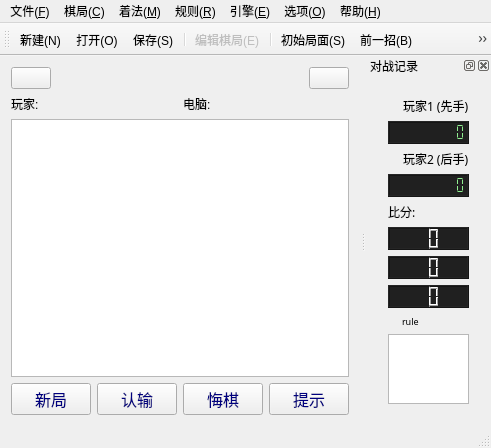
<?xml version="1.0" encoding="UTF-8"?>
<ui version="4.0">
 <class>MillGameWindowClass</class>
 <widget class="QMainWindow" name="MillGameWindowClass">
  <property name="geometry">
   <rect>
    <x>0</x>
    <y>0</y>
    <width>491</width>
    <height>432</height>
   </rect>
  </property>
  <property name="windowTitle">
   <string>三棋</string>
  </property>
  <widget class="QWidget" name="centralWidget">
   <property name="sizePolicy">
    <sizepolicy hsizetype="Expanding" vsizetype="Expanding">
     <horstretch>3</horstretch>
     <verstretch>3</verstretch>
    </sizepolicy>
   </property>
   <property name="autoFillBackground">
    <bool>false</bool>
   </property>
   <layout class="QVBoxLayout" name="verticalLayout_3">
    <item>
     <layout class="QHBoxLayout" name="horizontalLayout_6">
      <item>
       <widget class="QPushButton" name="pushButton_back">
        <property name="text">
         <string/>
        </property>
        <property name="icon">
         <iconset resource="gamewindow.qrc">
          <normaloff>:/icon/resources/icon/ic_reply_black_48dp.png</normaloff>:/icon/resources/icon/ic_reply_black_48dp.png</iconset>
        </property>
       </widget>
      </item>
      <item>
       <spacer name="horizontalSpacer">
        <property name="orientation">
         <enum>Qt::Horizontal</enum>
        </property>
        <property name="sizeHint" stdset="0">
         <size>
          <width>40</width>
          <height>20</height>
         </size>
        </property>
       </spacer>
      </item>
      <item>
       <widget class="QPushButton" name="pushButton_option">
        <property name="text">
         <string/>
        </property>
        <property name="icon">
         <iconset resource="gamewindow.qrc">
          <normaloff>:/icon/resources/icon/ic_menu_black_48dp.png</normaloff>:/icon/resources/icon/ic_menu_black_48dp.png</iconset>
        </property>
       </widget>
      </item>
     </layout>
    </item>
    <item>
     <layout class="QHBoxLayout" name="horizontalLayout_3">
      <item>
       <widget class="QLabel" name="label_2">
        <property name="text">
         <string>玩家:</string>
        </property>
       </widget>
      </item>
      <item>
       <widget class="QLabel" name="label">
        <property name="text">
         <string>电脑:</string>
        </property>
       </widget>
      </item>
     </layout>
    </item>
    <item>
     <widget class="GameView" name="gameView">
      <property name="sizePolicy">
       <sizepolicy hsizetype="Expanding" vsizetype="Expanding">
        <horstretch>10</horstretch>
        <verstretch>10</verstretch>
       </sizepolicy>
      </property>
      <property name="minimumSize">
       <size>
        <width>240</width>
        <height>240</height>
       </size>
      </property>
      <property name="styleSheet">
       <string notr="true">background-image: url(:/image/resources/image/background.png);</string>
      </property>
      <property name="verticalScrollBarPolicy">
       <enum>Qt::ScrollBarAlwaysOff</enum>
      </property>
      <property name="horizontalScrollBarPolicy">
       <enum>Qt::ScrollBarAlwaysOff</enum>
      </property>
     </widget>
    </item>
    <item>
     <layout class="QHBoxLayout" name="horizontalLayout">
      <item>
       <widget class="QPushButton" name="pushButton_newGame">
        <property name="font">
         <font>
          <family>黑体</family>
          <pointsize>12</pointsize>
         </font>
        </property>
        <property name="styleSheet">
         <string notr="true">color: rgb(0, 0, 127);</string>
        </property>
        <property name="text">
         <string>新局</string>
        </property>
        <property name="icon">
         <iconset resource="gamewindow.qrc">
          <normaloff>:/icon/resources/icon/ic_radio_button_on_black_48dp.png</normaloff>:/icon/resources/icon/ic_radio_button_on_black_48dp.png</iconset>
        </property>
        <property name="iconSize">
         <size>
          <width>24</width>
          <height>24</height>
         </size>
        </property>
        <property name="flat">
         <bool>false</bool>
        </property>
       </widget>
      </item>
      <item>
       <widget class="QPushButton" name="pushButton_giveUp">
        <property name="font">
         <font>
          <family>黑体</family>
          <pointsize>12</pointsize>
         </font>
        </property>
        <property name="styleSheet">
         <string notr="true">color: rgb(0, 0, 127);</string>
        </property>
        <property name="text">
         <string>认输</string>
        </property>
        <property name="icon">
         <iconset resource="gamewindow.qrc">
          <normaloff>:/icon/resources/icon/ic_flag_black_48dp.png</normaloff>:/icon/resources/icon/ic_flag_black_48dp.png</iconset>
        </property>
        <property name="iconSize">
         <size>
          <width>24</width>
          <height>24</height>
         </size>
        </property>
       </widget>
      </item>
      <item>
       <widget class="QPushButton" name="pushButton_retractMove">
        <property name="font">
         <font>
          <family>黑体</family>
          <pointsize>12</pointsize>
         </font>
        </property>
        <property name="styleSheet">
         <string notr="true">color: rgb(0, 0, 127);</string>
        </property>
        <property name="text">
         <string>悔棋</string>
        </property>
        <property name="icon">
         <iconset resource="gamewindow.qrc">
          <normaloff>:/icon/resources/icon/ic_reply_black_48dp.png</normaloff>:/icon/resources/icon/ic_reply_black_48dp.png</iconset>
        </property>
        <property name="iconSize">
         <size>
          <width>24</width>
          <height>24</height>
         </size>
        </property>
       </widget>
      </item>
      <item>
       <widget class="QPushButton" name="pushButton_hint">
        <property name="font">
         <font>
          <family>黑体</family>
          <pointsize>12</pointsize>
          <strikeout>false</strikeout>
          <stylestrategy>PreferDefault</stylestrategy>
         </font>
        </property>
        <property name="styleSheet">
         <string notr="true">color: rgb(0, 0, 127);</string>
        </property>
        <property name="text">
         <string>提示</string>
        </property>
        <property name="icon">
         <iconset resource="gamewindow.qrc">
          <normaloff>:/icon/resources/icon/ic_visibility_black_48dp.png</normaloff>:/icon/resources/icon/ic_visibility_black_48dp.png</iconset>
        </property>
        <property name="iconSize">
         <size>
          <width>24</width>
          <height>24</height>
         </size>
        </property>
       </widget>
      </item>
     </layout>
    </item>
   </layout>
  </widget>
  <widget class="QMenuBar" name="menuBar">
   <property name="geometry">
    <rect>
     <x>0</x>
     <y>0</y>
     <width>491</width>
     <height>21</height>
    </rect>
   </property>
   <widget class="QMenu" name="menu_F">
    <property name="title">
     <string>文件(&amp;F)</string>
    </property>
    <addaction name="actionNew_N"/>
    <addaction name="actionOpen_O"/>
    <addaction name="actionSave_S"/>
    <addaction name="actionSaveAs_A"/>
    <addaction name="separator"/>
    <addaction name="actionExit_X"/>
   </widget>
   <widget class="QMenu" name="menu_C">
    <property name="title">
     <string>棋局(&amp;C)</string>
    </property>
    <addaction name="actionEdit_E"/>
    <addaction name="separator"/>
    <addaction name="actionFlip_F"/>
    <addaction name="actionMirror_M"/>
    <addaction name="actionTurnRight_R"/>
    <addaction name="actionTurnLeftt_L"/>
    <addaction name="actionInvert_I"/>
   </widget>
   <widget class="QMenu" name="menu_M">
    <property name="title">
     <string>着法(&amp;M)</string>
    </property>
    <addaction name="actionBegin_S"/>
    <addaction name="actionPrevious_B"/>
    <addaction name="actionNext_F"/>
    <addaction name="actionEnd_E"/>
    <addaction name="actionAutoRun_A"/>
    <addaction name="separator"/>
    <addaction name="actionGiveUp_G"/>
    <addaction name="separator"/>
   </widget>
   <widget class="QMenu" name="menu_E">
    <property name="title">
     <string>引擎(&amp;E)</string>
    </property>
    <addaction name="actionEngine_E"/>
    <addaction name="actionLocal_L"/>
    <addaction name="actionInternet_I"/>
    <addaction name="separator"/>
    <addaction name="actionEngine1_T"/>
    <addaction name="actionEngine2_R"/>
   </widget>
   <widget class="QMenu" name="menu_O">
    <property name="title">
     <string>选项(&amp;O)</string>
    </property>
    <addaction name="actionSetting_O"/>
    <addaction name="separator"/>
    <addaction name="actionToolBar_T"/>
    <addaction name="actionDockBar_D"/>
    <addaction name="actionMusic_M"/>
    <addaction name="actionSound_S"/>
    <addaction name="actionAnimation_A"/>
   </widget>
   <widget class="QMenu" name="menu_H">
    <property name="title">
     <string>帮助(&amp;H)</string>
    </property>
    <addaction name="actionViewHelp_V"/>
    <addaction name="actionWeb_W"/>
    <addaction name="actionAbout_A"/>
   </widget>
   <widget class="QMenu" name="menu_R">
    <property name="title">
     <string>规则(&amp;R)</string>
    </property>
    <addaction name="separator"/>
    <addaction name="actionLimited_T"/>
    <addaction name="separator"/>
   </widget>
   <addaction name="menu_F"/>
   <addaction name="menu_C"/>
   <addaction name="menu_M"/>
   <addaction name="menu_R"/>
   <addaction name="menu_E"/>
   <addaction name="menu_O"/>
   <addaction name="menu_H"/>
  </widget>
  <widget class="QToolBar" name="mainToolBar">
   <property name="windowTitle">
    <string>工具栏</string>
   </property>
   <attribute name="toolBarArea">
    <enum>TopToolBarArea</enum>
   </attribute>
   <attribute name="toolBarBreak">
    <bool>false</bool>
   </attribute>
   <addaction name="actionNew_N"/>
   <addaction name="actionOpen_O"/>
   <addaction name="actionSave_S"/>
   <addaction name="separator"/>
   <addaction name="actionEdit_E"/>
   <addaction name="separator"/>
   <addaction name="actionBegin_S"/>
   <addaction name="actionPrevious_B"/>
   <addaction name="actionNext_F"/>
   <addaction name="actionEnd_E"/>
   <addaction name="actionAutoRun_A"/>
   <addaction name="separator"/>
   <addaction name="actionEngine1_T"/>
   <addaction name="actionEngine2_R"/>
   <addaction name="actionLocal_L"/>
   <addaction name="actionInternet_I"/>
  </widget>
  <widget class="QDockWidget" name="dockWidget">
   <property name="sizePolicy">
    <sizepolicy hsizetype="Preferred" vsizetype="Preferred">
     <horstretch>0</horstretch>
     <verstretch>0</verstretch>
    </sizepolicy>
   </property>
   <property name="autoFillBackground">
    <bool>false</bool>
   </property>
   <property name="styleSheet">
    <string notr="true">QLCDNumber {
	color: lightgreen;
	background-color: rgb(32, 32, 32);
}</string>
   </property>
   <property name="floating">
    <bool>false</bool>
   </property>
   <property name="allowedAreas">
    <set>Qt::AllDockWidgetAreas</set>
   </property>
   <property name="windowTitle">
    <string>对战记录</string>
   </property>
   <attribute name="dockWidgetArea">
    <number>2</number>
   </attribute>
   <widget class="QWidget" name="dockWidgetContents">
    <property name="sizePolicy">
     <sizepolicy hsizetype="Preferred" vsizetype="Preferred">
      <horstretch>0</horstretch>
      <verstretch>0</verstretch>
     </sizepolicy>
    </property>
    <property name="minimumSize">
     <size>
      <width>0</width>
      <height>0</height>
     </size>
    </property>
    <layout class="QVBoxLayout" name="verticalLayout_2">
     <item>
      <widget class="QSplitter" name="splitter">
       <property name="frameShape">
        <enum>QFrame::NoFrame</enum>
       </property>
       <property name="orientation">
        <enum>Qt::Vertical</enum>
       </property>
       <widget class="QWidget" name="layoutWidget">
        <layout class="QVBoxLayout" name="verticalLayout">
         <item>
          <layout class="QHBoxLayout" name="horizontalLayout_5">
           <property name="spacing">
            <number>1</number>
           </property>
           <property name="sizeConstraint">
            <enum>QLayout::SetDefaultConstraint</enum>
           </property>
           <item>
            <widget class="QLabel" name="picLabel1">
             <property name="sizePolicy">
              <sizepolicy hsizetype="Preferred" vsizetype="Preferred">
               <horstretch>1</horstretch>
               <verstretch>0</verstretch>
              </sizepolicy>
             </property>
             <property name="font">
              <font>
               <pointsize>9</pointsize>
              </font>
             </property>
             <property name="text">
              <string/>
             </property>
             <property name="pixmap">
              <pixmap resource="gamewindow.qrc">:/icon/resources/icon/Black.png</pixmap>
             </property>
             <property name="alignment">
              <set>Qt::AlignCenter</set>
             </property>
            </widget>
           </item>
           <item>
            <widget class="QLabel" name="label1">
             <property name="sizePolicy">
              <sizepolicy hsizetype="Preferred" vsizetype="Preferred">
               <horstretch>3</horstretch>
               <verstretch>0</verstretch>
              </sizepolicy>
             </property>
             <property name="font">
              <font>
               <family>微软雅黑</family>
               <pointsize>9</pointsize>
              </font>
             </property>
             <property name="text">
              <string>玩家1 (先手)</string>
             </property>
            </widget>
           </item>
          </layout>
         </item>
         <item>
          <widget class="QLCDNumber" name="lcdNumber_1">
           <property name="sizePolicy">
            <sizepolicy hsizetype="Preferred" vsizetype="Minimum">
             <horstretch>0</horstretch>
             <verstretch>0</verstretch>
            </sizepolicy>
           </property>
           <property name="styleSheet">
            <string notr="true"/>
           </property>
           <property name="smallDecimalPoint">
            <bool>false</bool>
           </property>
           <property name="digitCount">
            <number>9</number>
           </property>
           <property name="segmentStyle">
            <enum>QLCDNumber::Flat</enum>
           </property>
           <property name="value" stdset="0">
            <double>0.000000000000000</double>
           </property>
           <property name="intValue" stdset="0">
            <number>0</number>
           </property>
          </widget>
         </item>
         <item>
          <layout class="QHBoxLayout" name="horizontalLayout_4">
           <property name="spacing">
            <number>1</number>
           </property>
           <property name="sizeConstraint">
            <enum>QLayout::SetDefaultConstraint</enum>
           </property>
           <item>
            <widget class="QLabel" name="picLabel2">
             <property name="sizePolicy">
              <sizepolicy hsizetype="Preferred" vsizetype="Preferred">
               <horstretch>1</horstretch>
               <verstretch>0</verstretch>
              </sizepolicy>
             </property>
             <property name="font">
              <font>
               <pointsize>9</pointsize>
              </font>
             </property>
             <property name="text">
              <string/>
             </property>
             <property name="pixmap">
              <pixmap resource="gamewindow.qrc">:/icon/resources/icon/White.png</pixmap>
             </property>
             <property name="alignment">
              <set>Qt::AlignCenter</set>
             </property>
            </widget>
           </item>
           <item>
            <widget class="QLabel" name="label2">
             <property name="sizePolicy">
              <sizepolicy hsizetype="Preferred" vsizetype="Preferred">
               <horstretch>3</horstretch>
               <verstretch>0</verstretch>
              </sizepolicy>
             </property>
             <property name="font">
              <font>
               <family>微软雅黑</family>
               <pointsize>9</pointsize>
              </font>
             </property>
             <property name="text">
              <string>玩家2 (后手)</string>
             </property>
            </widget>
           </item>
          </layout>
         </item>
         <item>
          <widget class="QLCDNumber" name="lcdNumber_2">
           <property name="sizePolicy">
            <sizepolicy hsizetype="Preferred" vsizetype="Minimum">
             <horstretch>0</horstretch>
             <verstretch>0</verstretch>
            </sizepolicy>
           </property>
           <property name="styleSheet">
            <string notr="true"/>
           </property>
           <property name="smallDecimalPoint">
            <bool>false</bool>
           </property>
           <property name="digitCount">
            <number>9</number>
           </property>
           <property name="segmentStyle">
            <enum>QLCDNumber::Flat</enum>
           </property>
           <property name="value" stdset="0">
            <double>0.000000000000000</double>
           </property>
           <property name="intValue" stdset="0">
            <number>0</number>
           </property>
          </widget>
         </item>
         <item>
          <widget class="QLabel" name="labelScore">
           <property name="font">
            <font>
             <family>黑体</family>
             <pointsize>9</pointsize>
            </font>
           </property>
           <property name="text">
            <string>比分:</string>
           </property>
          </widget>
         </item>
         <item>
          <widget class="QLCDNumber" name="scoreLcdNumber_1">
           <property name="sizePolicy">
            <sizepolicy hsizetype="Preferred" vsizetype="Minimum">
             <horstretch>0</horstretch>
             <verstretch>0</verstretch>
            </sizepolicy>
           </property>
           <property name="layoutDirection">
            <enum>Qt::LeftToRight</enum>
           </property>
           <property name="smallDecimalPoint">
            <bool>false</bool>
           </property>
           <property name="digitCount">
            <number>2</number>
           </property>
           <property name="value" stdset="0">
            <double>0.000000000000000</double>
           </property>
          </widget>
         </item>
         <item>
          <widget class="QLCDNumber" name="scoreLcdNumber_2">
           <property name="sizePolicy">
            <sizepolicy hsizetype="Preferred" vsizetype="Minimum">
             <horstretch>0</horstretch>
             <verstretch>0</verstretch>
            </sizepolicy>
           </property>
           <property name="frameShape">
            <enum>QFrame::Box</enum>
           </property>
           <property name="frameShadow">
            <enum>QFrame::Raised</enum>
           </property>
           <property name="digitCount">
            <number>2</number>
           </property>
           <property name="mode">
            <enum>QLCDNumber::Dec</enum>
           </property>
          </widget>
         </item>
         <item>
          <widget class="QLCDNumber" name="scoreLcdNumber_draw">
           <property name="sizePolicy">
            <sizepolicy hsizetype="Preferred" vsizetype="Minimum">
             <horstretch>0</horstretch>
             <verstretch>0</verstretch>
            </sizepolicy>
           </property>
           <property name="smallDecimalPoint">
            <bool>false</bool>
           </property>
           <property name="digitCount">
            <number>2</number>
           </property>
          </widget>
         </item>
         <item>
          <layout class="QHBoxLayout" name="horizontalLayout_2">
           <item>
            <widget class="QLabel" name="labelInfo">
             <property name="sizePolicy">
              <sizepolicy hsizetype="Preferred" vsizetype="Preferred">
               <horstretch>1</horstretch>
               <verstretch>0</verstretch>
              </sizepolicy>
             </property>
             <property name="text">
              <string/>
             </property>
             <property name="pixmap">
              <pixmap resource="gamewindow.qrc">:/icon/resources/icon/Help.png</pixmap>
             </property>
            </widget>
           </item>
           <item>
            <widget class="QLabel" name="labelRule">
             <property name="sizePolicy">
              <sizepolicy hsizetype="Preferred" vsizetype="Preferred">
               <horstretch>8</horstretch>
               <verstretch>0</verstretch>
              </sizepolicy>
             </property>
             <property name="font">
              <font>
               <family>AmdtSymbols</family>
               <pointsize>7</pointsize>
              </font>
             </property>
             <property name="text">
              <string>rule</string>
             </property>
            </widget>
           </item>
          </layout>
         </item>
         <item>
          <widget class="ManualListView" name="listView">
           <property name="font">
            <font>
             <pointsize>7</pointsize>
            </font>
           </property>
          </widget>
         </item>
        </layout>
       </widget>
      </widget>
     </item>
    </layout>
   </widget>
  </widget>
  <widget class="QStatusBar" name="statusBar"/>
  <action name="actionNew_N">
   <property name="icon">
    <iconset resource="gamewindow.qrc">
     <normaloff>:/icon/resources/icon/DocumentHS.png</normaloff>:/icon/resources/icon/DocumentHS.png</iconset>
   </property>
   <property name="text">
    <string>新建(&amp;N)</string>
   </property>
   <property name="statusTip">
    <string/>
   </property>
   <property name="shortcut">
    <string>Ctrl+N</string>
   </property>
  </action>
  <action name="actionOpen_O">
   <property name="icon">
    <iconset resource="gamewindow.qrc">
     <normaloff>:/icon/resources/icon/OpenHS.png</normaloff>:/icon/resources/icon/OpenHS.png</iconset>
   </property>
   <property name="text">
    <string>打开(&amp;O)...</string>
   </property>
   <property name="shortcut">
    <string>Ctrl+O</string>
   </property>
  </action>
  <action name="actionSave_S">
   <property name="icon">
    <iconset resource="gamewindow.qrc">
     <normaloff>:/icon/resources/icon/SaveHS.png</normaloff>:/icon/resources/icon/SaveHS.png</iconset>
   </property>
   <property name="text">
    <string>保存(&amp;S)</string>
   </property>
   <property name="shortcut">
    <string>Ctrl+S</string>
   </property>
  </action>
  <action name="actionSaveAs_A">
   <property name="icon">
    <iconset resource="gamewindow.qrc">
     <normaloff>:/icon/resources/icon/SaveHS.png</normaloff>:/icon/resources/icon/SaveHS.png</iconset>
   </property>
   <property name="text">
    <string>另存为(&amp;A)...</string>
   </property>
  </action>
  <action name="actionExit_X">
   <property name="text">
    <string>退出(&amp;X)</string>
   </property>
  </action>
  <action name="actionEdit_E">
   <property name="enabled">
    <bool>false</bool>
   </property>
   <property name="icon">
    <iconset resource="gamewindow.qrc">
     <normaloff>:/icon/resources/icon/EditTableHS.png</normaloff>:/icon/resources/icon/EditTableHS.png</iconset>
   </property>
   <property name="text">
    <string>编辑棋局(&amp;E)</string>
   </property>
  </action>
  <action name="actionFlip_F">
   <property name="icon">
    <iconset resource="gamewindow.qrc">
     <normaloff>:/icon/resources/icon/FlipVerticalHS.png</normaloff>:/icon/resources/icon/FlipVerticalHS.png</iconset>
   </property>
   <property name="text">
    <string>上下翻转(&amp;F)</string>
   </property>
  </action>
  <action name="actionMirror_M">
   <property name="icon">
    <iconset resource="gamewindow.qrc">
     <normaloff>:/icon/resources/icon/FlipHorizontalHS.png</normaloff>:/icon/resources/icon/FlipHorizontalHS.png</iconset>
   </property>
   <property name="text">
    <string>左右翻转(&amp;M)</string>
   </property>
  </action>
  <action name="actionTurnRight_R">
   <property name="icon">
    <iconset resource="gamewindow.qrc">
     <normaloff>:/icon/resources/icon/RightHS.png</normaloff>:/icon/resources/icon/RightHS.png</iconset>
   </property>
   <property name="text">
    <string>顺时针旋转90°(&amp;R)</string>
   </property>
   <property name="toolTip">
    <string>顺时针旋转90°(R)</string>
   </property>
  </action>
  <action name="actionTurnLeftt_L">
   <property name="icon">
    <iconset resource="gamewindow.qrc">
     <normaloff>:/icon/resources/icon/LeftHS.png</normaloff>:/icon/resources/icon/LeftHS.png</iconset>
   </property>
   <property name="text">
    <string>逆时针旋转90°(&amp;L)</string>
   </property>
   <property name="toolTip">
    <string>逆时针旋转90°(L)</string>
   </property>
  </action>
  <action name="actionInvert_I">
   <property name="checkable">
    <bool>true</bool>
   </property>
   <property name="checked">
    <bool>false</bool>
   </property>
   <property name="icon">
    <iconset resource="gamewindow.qrc">
     <normaloff>:/icon/resources/icon/Invert.png</normaloff>:/icon/resources/icon/Invert.png</iconset>
   </property>
   <property name="text">
    <string>黑白反转(&amp;B)</string>
   </property>
  </action>
  <action name="actionBegin_S">
   <property name="icon">
    <iconset resource="gamewindow.qrc">
     <normaloff>:/icon/resources/icon/First.png</normaloff>:/icon/resources/icon/First.png</iconset>
   </property>
   <property name="text">
    <string>初始局面(&amp;S)</string>
   </property>
   <property name="toolTip">
    <string>初始局面(S)</string>
   </property>
   <property name="shortcut">
    <string>Ctrl+Up</string>
   </property>
  </action>
  <action name="actionPrevious_B">
   <property name="icon">
    <iconset resource="gamewindow.qrc">
     <normaloff>:/icon/resources/icon/Previous.png</normaloff>:/icon/resources/icon/Previous.png</iconset>
   </property>
   <property name="text">
    <string>前一招(&amp;B)</string>
   </property>
   <property name="shortcut">
    <string>Ctrl+Left</string>
   </property>
  </action>
  <action name="actionNext_F">
   <property name="icon">
    <iconset resource="gamewindow.qrc">
     <normaloff>:/icon/resources/icon/Next.png</normaloff>:/icon/resources/icon/Next.png</iconset>
   </property>
   <property name="text">
    <string>后一招(&amp;F)</string>
   </property>
   <property name="toolTip">
    <string>后一招(F)</string>
   </property>
   <property name="shortcut">
    <string>Ctrl+Right</string>
   </property>
  </action>
  <action name="actionEnd_E">
   <property name="icon">
    <iconset resource="gamewindow.qrc">
     <normaloff>:/icon/resources/icon/Last.png</normaloff>:/icon/resources/icon/Last.png</iconset>
   </property>
   <property name="text">
    <string>最后局面(&amp;E)</string>
   </property>
   <property name="shortcut">
    <string>Ctrl+Down</string>
   </property>
  </action>
  <action name="actionAutoRun_A">
   <property name="checkable">
    <bool>true</bool>
   </property>
   <property name="icon">
    <iconset resource="gamewindow.qrc">
     <normaloff>:/icon/resources/icon/Play.png</normaloff>:/icon/resources/icon/Play.png</iconset>
   </property>
   <property name="text">
    <string>自动演示(&amp;A)</string>
   </property>
   <property name="toolTip">
    <string>自动演示(A)</string>
   </property>
  </action>
  <action name="actionGiveUp_G">
   <property name="icon">
    <iconset resource="gamewindow.qrc">
     <normaloff>:/icon/resources/icon/BreakpointHS.png</normaloff>:/icon/resources/icon/BreakpointHS.png</iconset>
   </property>
   <property name="text">
    <string>认输(&amp;G)</string>
   </property>
  </action>
  <action name="actionLimited_T">
   <property name="checked">
    <bool>false</bool>
   </property>
   <property name="text">
    <string>限制步数和时间(&amp;T)...</string>
   </property>
   <property name="toolTip">
    <string>限制步数和时间(T)</string>
   </property>
  </action>
  <action name="actionLocal_L">
   <property name="checkable">
    <bool>true</bool>
   </property>
   <property name="checked">
    <bool>true</bool>
   </property>
   <property name="icon">
    <iconset resource="gamewindow.qrc">
     <normaloff>:/icon/resources/icon/FullScreenHS.png</normaloff>:/icon/resources/icon/FullScreenHS.png</iconset>
   </property>
   <property name="text">
    <string>本机对战(&amp;L)</string>
   </property>
   <property name="toolTip">
    <string>本机对战(L)</string>
   </property>
  </action>
  <action name="actionInternet_I">
   <property name="checkable">
    <bool>true</bool>
   </property>
   <property name="enabled">
    <bool>true</bool>
   </property>
   <property name="icon">
    <iconset resource="gamewindow.qrc">
     <normaloff>:/icon/resources/icon/Web.png</normaloff>:/icon/resources/icon/Web.png</iconset>
   </property>
   <property name="text">
    <string>网络对战(&amp;I)</string>
   </property>
   <property name="toolTip">
    <string>网络对战(I)</string>
   </property>
  </action>
  <action name="actionEngine_E">
   <property name="icon">
    <iconset resource="gamewindow.qrc">
     <normaloff>:/icon/resources/icon/OptionsHS.png</normaloff>:/icon/resources/icon/OptionsHS.png</iconset>
   </property>
   <property name="text">
    <string>引擎设置(&amp;E)...</string>
   </property>
   <property name="toolTip">
    <string>引擎设置(E)</string>
   </property>
  </action>
  <action name="actionEngine1_T">
   <property name="checkable">
    <bool>true</bool>
   </property>
   <property name="checked">
    <bool>false</bool>
   </property>
   <property name="icon">
    <iconset resource="gamewindow.qrc">
     <normaloff>:/icon/resources/icon/Black.png</normaloff>:/icon/resources/icon/Black.png</iconset>
   </property>
   <property name="text">
    <string>电脑执先手(&amp;T)</string>
   </property>
   <property name="toolTip">
    <string>电脑执先手(T)</string>
   </property>
  </action>
  <action name="actionEngine2_R">
   <property name="checkable">
    <bool>true</bool>
   </property>
   <property name="icon">
    <iconset resource="gamewindow.qrc">
     <normaloff>:/icon/resources/icon/White.png</normaloff>:/icon/resources/icon/White.png</iconset>
   </property>
   <property name="text">
    <string>电脑执后手(&amp;R)</string>
   </property>
   <property name="toolTip">
    <string>电脑执白(R)</string>
   </property>
  </action>
  <action name="actionSetting_O">
   <property name="enabled">
    <bool>false</bool>
   </property>
   <property name="icon">
    <iconset resource="gamewindow.qrc">
     <normaloff>:/icon/resources/icon/PrimaryKeyHS.png</normaloff>:/icon/resources/icon/PrimaryKeyHS.png</iconset>
   </property>
   <property name="text">
    <string>设置(&amp;O)...</string>
   </property>
  </action>
  <action name="actionToolBar_T">
   <property name="checkable">
    <bool>true</bool>
   </property>
   <property name="checked">
    <bool>true</bool>
   </property>
   <property name="text">
    <string>工具栏(&amp;T)</string>
   </property>
  </action>
  <action name="actionDockBar_D">
   <property name="checkable">
    <bool>true</bool>
   </property>
   <property name="checked">
    <bool>true</bool>
   </property>
   <property name="text">
    <string>信息栏(&amp;D)</string>
   </property>
  </action>
  <action name="actionMusic_M">
   <property name="checkable">
    <bool>true</bool>
   </property>
   <property name="checked">
    <bool>true</bool>
   </property>
   <property name="text">
    <string>背景音乐(&amp;M)</string>
   </property>
   <property name="visible">
    <bool>false</bool>
   </property>
  </action>
  <action name="actionSound_S">
   <property name="checkable">
    <bool>true</bool>
   </property>
   <property name="checked">
    <bool>true</bool>
   </property>
   <property name="text">
    <string>落子音效(&amp;S)</string>
   </property>
  </action>
  <action name="actionAnimation_A">
   <property name="checkable">
    <bool>true</bool>
   </property>
   <property name="checked">
    <bool>true</bool>
   </property>
   <property name="text">
    <string>落子动画(&amp;A)</string>
   </property>
   <property name="toolTip">
    <string>落子动画(A)</string>
   </property>
  </action>
  <action name="actionViewHelp_V">
   <property name="enabled">
    <bool>true</bool>
   </property>
   <property name="icon">
    <iconset resource="gamewindow.qrc">
     <normaloff>:/icon/resources/icon/Help.png</normaloff>:/icon/resources/icon/Help.png</iconset>
   </property>
   <property name="text">
    <string>查看帮助(&amp;V)</string>
   </property>
   <property name="shortcut">
    <string>F1</string>
   </property>
  </action>
  <action name="actionWeb_W">
   <property name="enabled">
    <bool>true</bool>
   </property>
   <property name="icon">
    <iconset resource="gamewindow.qrc">
     <normaloff>:/icon/resources/icon/HomeHS.png</normaloff>:/icon/resources/icon/HomeHS.png</iconset>
   </property>
   <property name="text">
    <string>作者主页(&amp;W)</string>
   </property>
   <property name="toolTip">
    <string>作者主页(W)</string>
   </property>
  </action>
  <action name="actionAbout_A">
   <property name="enabled">
    <bool>true</bool>
   </property>
   <property name="text">
    <string>关于(&amp;A)...</string>
   </property>
   <property name="toolTip">
    <string>关于(A)</string>
   </property>
  </action>
 </widget>
 <layoutdefault spacing="6" margin="11"/>
 <customwidgets>
  <customwidget>
   <class>GameView</class>
   <extends>QGraphicsView</extends>
   <header>gameview.h</header>
  </customwidget>
  <customwidget>
   <class>ManualListView</class>
   <extends>QListView</extends>
   <header>manuallistview.h</header>
  </customwidget>
 </customwidgets>
 <resources>
  <include location="gamewindow.qrc"/>
 </resources>
 <connections>
  <connection>
   <sender>actionDockBar_D</sender>
   <signal>toggled(bool)</signal>
   <receiver>dockWidget</receiver>
   <slot>setVisible(bool)</slot>
   <hints>
    <hint type="sourcelabel">
     <x>-1</x>
     <y>-1</y>
    </hint>
    <hint type="destinationlabel">
     <x>507</x>
     <y>214</y>
    </hint>
   </hints>
  </connection>
  <connection>
   <sender>actionToolBar_T</sender>
   <signal>toggled(bool)</signal>
   <receiver>mainToolBar</receiver>
   <slot>setVisible(bool)</slot>
   <hints>
    <hint type="sourcelabel">
     <x>-1</x>
     <y>-1</y>
    </hint>
    <hint type="destinationlabel">
     <x>289</x>
     <y>28</y>
    </hint>
   </hints>
  </connection>
  <connection>
   <sender>actionExit_X</sender>
   <signal>triggered()</signal>
   <receiver>MillGameWindowClass</receiver>
   <slot>close()</slot>
   <hints>
    <hint type="sourcelabel">
     <x>-1</x>
     <y>-1</y>
    </hint>
    <hint type="destinationlabel">
     <x>289</x>
     <y>207</y>
    </hint>
   </hints>
  </connection>
  <connection>
   <sender>mainToolBar</sender>
   <signal>visibilityChanged(bool)</signal>
   <receiver>actionToolBar_T</receiver>
   <slot>setChecked(bool)</slot>
   <hints>
    <hint type="sourcelabel">
     <x>280</x>
     <y>47</y>
    </hint>
    <hint type="destinationlabel">
     <x>-1</x>
     <y>-1</y>
    </hint>
   </hints>
  </connection>
  <connection>
   <sender>dockWidget</sender>
   <signal>visibilityChanged(bool)</signal>
   <receiver>actionDockBar_D</receiver>
   <slot>setChecked(bool)</slot>
   <hints>
    <hint type="sourcelabel">
     <x>421</x>
     <y>267</y>
    </hint>
    <hint type="destinationlabel">
     <x>-1</x>
     <y>-1</y>
    </hint>
   </hints>
  </connection>
 </connections>
</ui>
